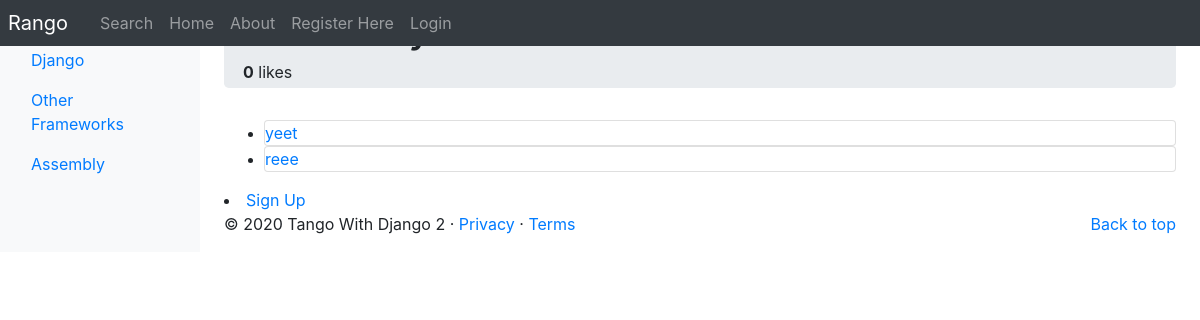
Page /rango/category/assembly/ on the earlier database version.
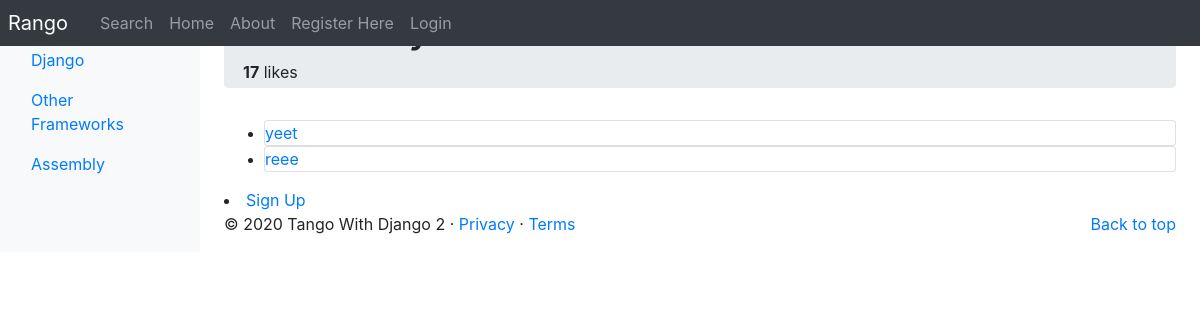
Same page on the later database version.
### rango/models.py (models this page shows, shortened)
class Category(models.Model):
    NAME_MAX_LENGTH = 128
    name = models.CharField(max_length=NAME_MAX_LENGTH, unique=True)
    views = models.IntegerField(default=0)
    likes = models.IntegerField(default=0)
    slug = models.SlugField(unique=True)
    class Meta:
        verbose_name_plural = 'Categories'

class Page(models.Model):
    TITLE_MAX_LENGTH = 128
    URL_MAX_LENGTH = 200
    category = models.ForeignKey(Category, on_delete=models.CASCADE)
    title = models.CharField(max_length=TITLE_MAX_LENGTH)
    url = models.URLField()
    views = models.IntegerField(default=0)
    likes = models.IntegerField(default=0)

### rango/views.py (the view)
def show_category(request, category_name_slug):
	context_dict = {}
	try:
		category = Category.objects.get(slug=category_name_slug)
		pages = Page.objects.filter(category=category)
		context_dict['pages'] = pages
		context_dict['category'] = category
	except Category.DoesNotExist:
		context_dict['category'] = None
		context_dict['pages'] = None
	return render(request, 'rango/category.html', context=context_dict)

### rango/templatetags/rango_template_tags.py (called while the page is built)
@register.inclusion_tag('rango/categories.html')
def get_category_list(current_category=None):
    return {'categories': Category.objects.all(),
            'current_category': current_category}

### templates/rango/category.html (shortened to what this page needs)
{% extends 'rango/base.html' %}
{% load staticfiles %}
{% block body_block %}
<div class="jumbotron p-1">
    <div class="container">
        {% if category %}
        <h1 class="jumbotron-heading">{{ category.name }}</h1>
        <div>
            <strong id="like_count">{{ category.likes }}</strong> likes
        </div>
        {% else %}
        The specified category does not exist.
        {% endif %}
    </div>
</div>
    {% if pages %}
    <ul>
        {% for page in pages %}
        <div class="card mb-10">
        <li><a href="{{ page.url }}">{{ page.title }}</a></li>
        </div>
        {% endfor %}
    </ul>
    {% else %}
    <strong>No pages currently in category.</strong>
    {% endif %}
    {% if user.is_authenticated %}
    <a href="/rango/category/{{ category.slug }}/add_page/">Add Page</a> <br />
    {% else %}
    <li><a href="{% url 'registration_register' %}">Sign Up</a></li>
    {% endif %}
{% endblock %}

### templates/rango/base.html (shortened to what this page needs)
<!DOCTYPE html>
{% load staticfiles %}
{% load rango_template_tags %}
<html lang="en">
    <head>
    <link href="https://getbootstrap.com/docs/4.2/dist/css/bootstrap.min.css" rel="stylesheet">
    <link href="https://getbootstrap.com/docs/4.2/examples/dashboard/dashboard.css" rel="stylesheet">
    </head>
    <body>
        <header>
            <nav class="navbar navbar-expand-md navbar-dark fixed-top bg-dark p-0">
                <a class="navbar-brand p-2" href="{% url 'rango:index' %}">Rango</a>
                <div class="collapse navbar-collapse" id="navbarCollapse">
                    <ul class="navbar-nav mr-auto">
                        <li class="nav-item"><a class="nav-link" href="{% url 'rango:search' %}">Search</a></li>
                        <li class="nav-item"><a class="nav-link" href="{% url 'rango:index' %}">Home</a></li>
                        <li class="nav-item "><a class="nav-link" href="{% url 'rango:about' %}">About</a></li>
                        {% if user.is_authenticated %}
                        <li class="nav-item "><a class="nav-link" href="{% url 'rango:restricted' %}">Restricted</a></li>
                        <li class="nav-item"><a class="nav-link" href="{% url 'auth_logout' %}?next=/rango/">Logout</a></li>
                        <li class="nav-item"><a class="nav-link" href="{% url 'rango:add_category' %}">Add Category</a></li>
                        <li class="nav-item"><a class="nav-link" href="{% url 'auth_password_change' %}">Change Password</a></li>
                        {% else %}
                        <li class="nav-item"><a class="nav-link" href="{% url 'registration_register' %}">Register Here</a></li>
                        <li class="nav-item "><a class="nav-link" href="{% url 'auth_login' %}">Login</a></li>
                        {% endif %}
                    </ul>
                </div>
            </nav>
        </header>
        <div class="container-fluid">
            <div class="row">
                <nav class="col-md-2 d-none d-md-block bg-light sidebar">
                    <div class="sidebar-sticky">
                    {% block sidebar_block %}
                        {% get_category_list category %}
                    {% endblock %}
                    </div>
                </nav>
                <main role="main" class="col-md-9  ml-sm-auto col-lg-10 px-4">
                    {% block body_block %}{% endblock %}
                    <footer>
                        <p class="float-right"><a href="#">Back to top</a></p>
                        <p>&copy; 2020 Tango With Django 2 &middot; <a href="#">Privacy</a> &middot; <a href="#">Terms</a></p>
                    </footer>
                </main>
            </div>
        </div>
    </body>
</html>

### templates/rango/categories.html (shortened to what this page needs)
<ul class="nav flex-column">
{% if categories %}
    {% for c in categories %}
    {% if c == current_category %}
        <li class="nav-item">
        <a class="nav-link active" href="{% url 'rango:show_category' c.slug %">
            {{ c.name }}
        </a>
        </li>
        <li class="nav-item">
        <a class="nav-link" href="{% url 'rango:show_category' c.slug %}">
        {{ c.name }}
        </a>
        </li>
    {% endif %}
    {% endfor %}
{% else %}
        <li class="nav-item">There are no categories present.</li>
{% endif %}
</ul>

Differences in the rows shown:
changed Category "Assembly": likes "0" → "17"
